Frame 1 (no input): blank canvas, image omitted
Frame 60 (no input): blank canvas, image omitted
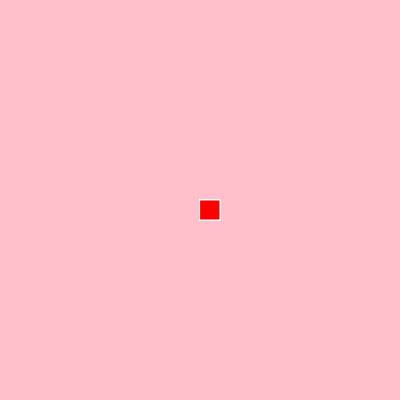
Frame 120 (the mouse pressed at the canvas centre since frame 60)

The p5.js sketch whose frames 1 and 60 were blank and that drew this single picture after the mouse press (run headless with seeded random() and noise() and a simulated clock; from frame 60 on, the mouse is pressed at the canvas centre):

// p5.js sketch
// ── sketch.js
function setup() {
    createCanvas(400, 400);
    background("pink");
    
  }
  function draw() {
    
    stroke("white")
    fill("red");
    if(mouseIsPressed){
      rect (mouseX,mouseY,20,20);
    }
  
  }
